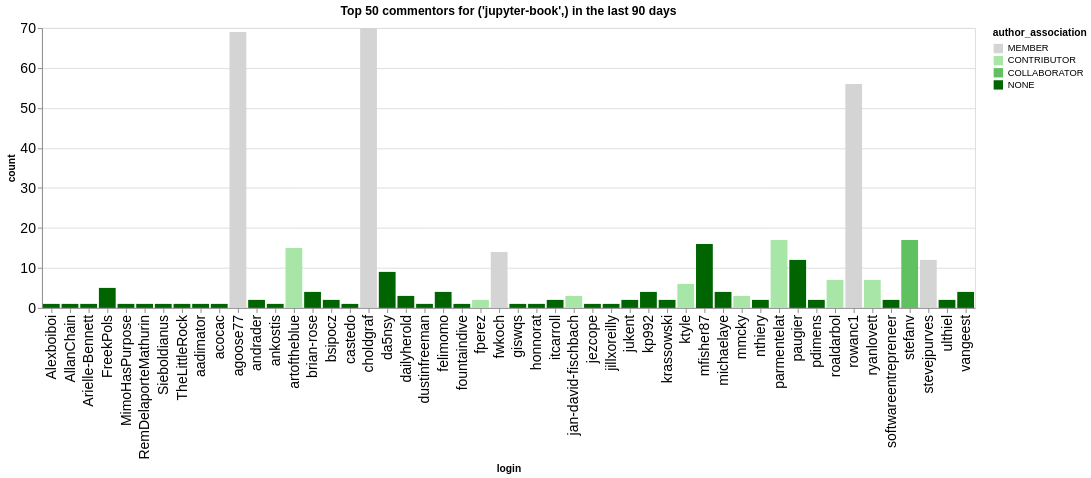

Notebook code for this chart:
### Code cell
n_plot = 50
charts = []
for ii, (iorg, idata) in enumerate(commentors.groupby(['org'])):
    title = f"Top {n_plot} commentors for {iorg} in the last {n_days} days"
    idata = idata.groupby('login', as_index=False).agg({'count': 'sum', 'author_association': 'first'})
    idata = idata.sort_values('count', ascending=False).head(n_plot)
    ch = alt.Chart(data=idata.head(n_plot), title=title).mark_bar().encode(
        x='login',
        y='count',
        color=alt.Color('author_association', scale=alt.Scale(domain=author_types, range=author_colors))
    )
    charts.append(ch)
alt.hconcat(*charts)

### Figure 1 — Vega-Lite specification as saved in the notebook (floating-point values rounded to 4 significant figures)
{"config": {"axisLeft": {"labelFontSize": 15}, "axisBottom": {"labelFontSize": 15}}, "hconcat": [{"mark": {"type": "bar"}, "encoding": {"color": {"field": "author_association", "scale": {"domain": ["MEMBER", "CONTRIBUTOR", "COLLABORATOR", "NONE"], "range": ["rgb(211.82745098039214, 211.82745098039214, 211.82745098039214)", "rgb(166.98562091503268, 229.89803921568628, 166.98562091503268)", "rgb(96.37647058823529, 192.75294117647059, 96.37647058823529)", "rgb(0.0, 100.3921568627451, 0.0)"]}, "type": "nominal"}, "x": {"field": "login", "type": "nominal"}, "y": {"field": "count", "type": "quantitative"}}, "title": "Top 50 commentors for ('jupyter-book',) in the last 90 days"}], "data": {"name": "data-c179ce08b129c06cc35bdc022925fdbf"}, "$schema": "https://vega.github.io/schema/vega-lite/v5.20.1.json", "datasets": {"data-c179ce08b129c06cc35bdc022925fdbf": [{"login": "choldgraf", "count": 70, "author_association": "MEMBER"}, {"login": "agoose77", "count": 69, "author_association": "MEMBER"}, {"login": "rowanc1", "count": 56, "author_association": "MEMBER"}, {"login": "stefanv", "count": 17, "author_association": "COLLABORATOR"}, {"login": "parmentelat", "count": 17, "author_association": "CONTRIBUTOR"}, {"login": "mfisher87", "count": 16, "author_association": "NONE"}, {"login": "artoftheblue", "count": 15, "author_association": "CONTRIBUTOR"}, {"login": "fwkoch", "count": 14, "author_association": "MEMBER"}, {"login": "stevejpurves", "count": 12, "author_association": "MEMBER"}, {"login": "paugier", "count": 12, "author_association": "NONE"}, {"login": "da5nsy", "count": 9, "author_association": "NONE"}, {"login": "ryanlovett", "count": 7, "author_association": "CONTRIBUTOR"}, {"login": "roaldarbol", "count": 7, "author_association": "CONTRIBUTOR"}, {"login": "ktyle", "count": 6, "author_association": "CONTRIBUTOR"}, {"login": "FreekPols", "count": 5, "author_association": "NONE"}, {"login": "kp992", "count": 4, "author_association": "NONE"}, {"login": "vangeest", "count": 4, "author_association": "NONE"}, {"login": "michaelaye", "count": 4, "author_association": "NONE"}, {"login": "felimomo", "count": 4, "author_association": "NONE"}, {"login": "brian-rose", "count": 4, "author_association": "NONE"}, {"login": "dailyherold", "count": 3, "author_association": "NONE"}, {"login": "mmcky", "count": 3, "author_association": "CONTRIBUTOR"}, {"login": "jan-david-fischbach", "count": 3, "author_association": "CONTRIBUTOR"}, {"login": "softwareentrepreneer", "count": 2, "author_association": "NONE"}, {"login": "jukent", "count": 2, "author_association": "NONE"}, {"login": "itcarroll", "count": 2, "author_association": "NONE"}, {"login": "nthiery", "count": 2, "author_association": "NONE"}, {"login": "krassowski", "count": 2, "author_association": "NONE"}, {"login": "bsipocz", "count": 2, "author_association": "NONE"}, {"login": "pdimens", "count": 2, "author_association": "NONE"}, {"login": "fperez", "count": 2, "author_association": "CONTRIBUTOR"}, {"login": "andrader", "count": 2, "author_association": "NONE"}, {"login": "ulthiel", "count": 2, "author_association": "NONE"}, {"login": "Alexboiboi", "count": 1, "author_association": "NONE"}, {"login": "AllanChain", "count": 1, "author_association": "NONE"}, {"login": "Arielle-Bennett", "count": 1, "author_association": "NONE"}, {"login": "jezcope", "count": 1, "author_association": "NONE"}, {"login": "jillxoreilly", "count": 1, "author_association": "NONE"}, {"login": "honnorat", "count": 1, "author_association": "NONE"}, {"login": "giswqs", "count": 1, "author_association": "NONE"}, {"login": "castedo", "count": 1, "author_association": "NONE"}, {"login": "dustinfreeman", "count": 1, "author_association": "NONE"}, {"login": "fountaindive", "count": 1, "author_association": "NONE"}, {"login": "aadimator", "count": 1, "author_association": "NONE"}, {"login": "TheLittleRock", "count": 1, "author_association": "NONE"}, {"login": "Sieboldianus", "count": 1, "author_association": "NONE"}, {"login": "RemDelaporteMathurin", "count": 1, "author_association": "NONE"}, {"login": "MimoHasPurpose", "count": 1, "author_association": "NONE"}, {"login": "acocac", "count": 1, "author_association": "NONE"}, {"login": "ankostis", "count": 1, "author_association": "NONE"}]}}
